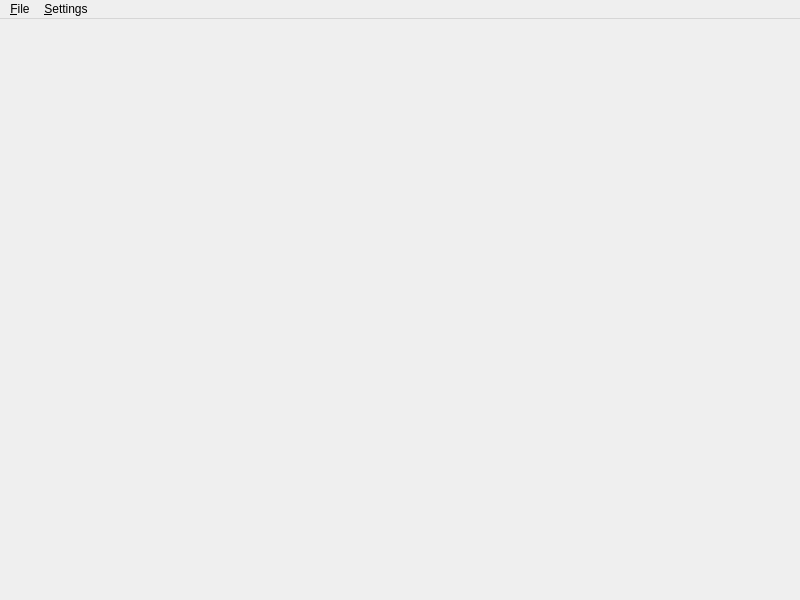
<?xml version="1.0" encoding="UTF-8"?>
<ui version="4.0">
 <class>MainWindowApp</class>
 <widget class="QMainWindow" name="MainWindowApp">
  <property name="geometry">
   <rect>
    <x>0</x>
    <y>0</y>
    <width>800</width>
    <height>600</height>
   </rect>
  </property>
  <property name="windowTitle">
   <string>Promptery</string>
  </property>
  <widget class="QWidget" name="centralwidget">
   <layout class="QVBoxLayout" name="verticalLayout">
    <property name="leftMargin">
     <number>0</number>
    </property>
    <property name="topMargin">
     <number>0</number>
    </property>
    <property name="rightMargin">
     <number>0</number>
    </property>
    <property name="bottomMargin">
     <number>0</number>
    </property>
    <item>
     <widget class="QStackedWidget" name="stackedWidget">
      <property name="currentIndex">
       <number>0</number>
      </property>
      <widget class="QWidget" name="page1Chat">
       <layout class="QVBoxLayout" name="verticalLayout_2"/>
      </widget>
     </widget>
    </item>
   </layout>
  </widget>
  <widget class="QMenuBar" name="menubar">
   <property name="geometry">
    <rect>
     <x>0</x>
     <y>0</y>
     <width>800</width>
     <height>24</height>
    </rect>
   </property>
   <widget class="QMenu" name="menu_File">
    <property name="title">
     <string>&amp;File</string>
    </property>
    <addaction name="actSave"/>
    <addaction name="separator"/>
    <addaction name="action_Quit"/>
   </widget>
   <widget class="QMenu" name="menuSettings">
    <property name="title">
     <string>&amp;Settings</string>
    </property>
    <addaction name="actStoreWindowPosition"/>
   </widget>
   <addaction name="menu_File"/>
   <addaction name="menuSettings"/>
  </widget>
  <action name="action_Quit">
   <property name="text">
    <string>&amp;Quit</string>
   </property>
   <property name="shortcut">
    <string>Ctrl+Q</string>
   </property>
  </action>
  <action name="actStoreWindowPosition">
   <property name="text">
    <string>Store window position</string>
   </property>
  </action>
  <action name="actSave">
   <property name="text">
    <string>&amp;Save</string>
   </property>
   <property name="shortcut">
    <string>Ctrl+S</string>
   </property>
  </action>
 </widget>
 <resources/>
 <connections>
  <connection>
   <sender>action_Quit</sender>
   <signal>triggered()</signal>
   <receiver>MainWindowApp</receiver>
   <slot>close()</slot>
   <hints>
    <hint type="sourcelabel">
     <x>-1</x>
     <y>-1</y>
    </hint>
    <hint type="destinationlabel">
     <x>399</x>
     <y>299</y>
    </hint>
   </hints>
  </connection>
 </connections>
</ui>
